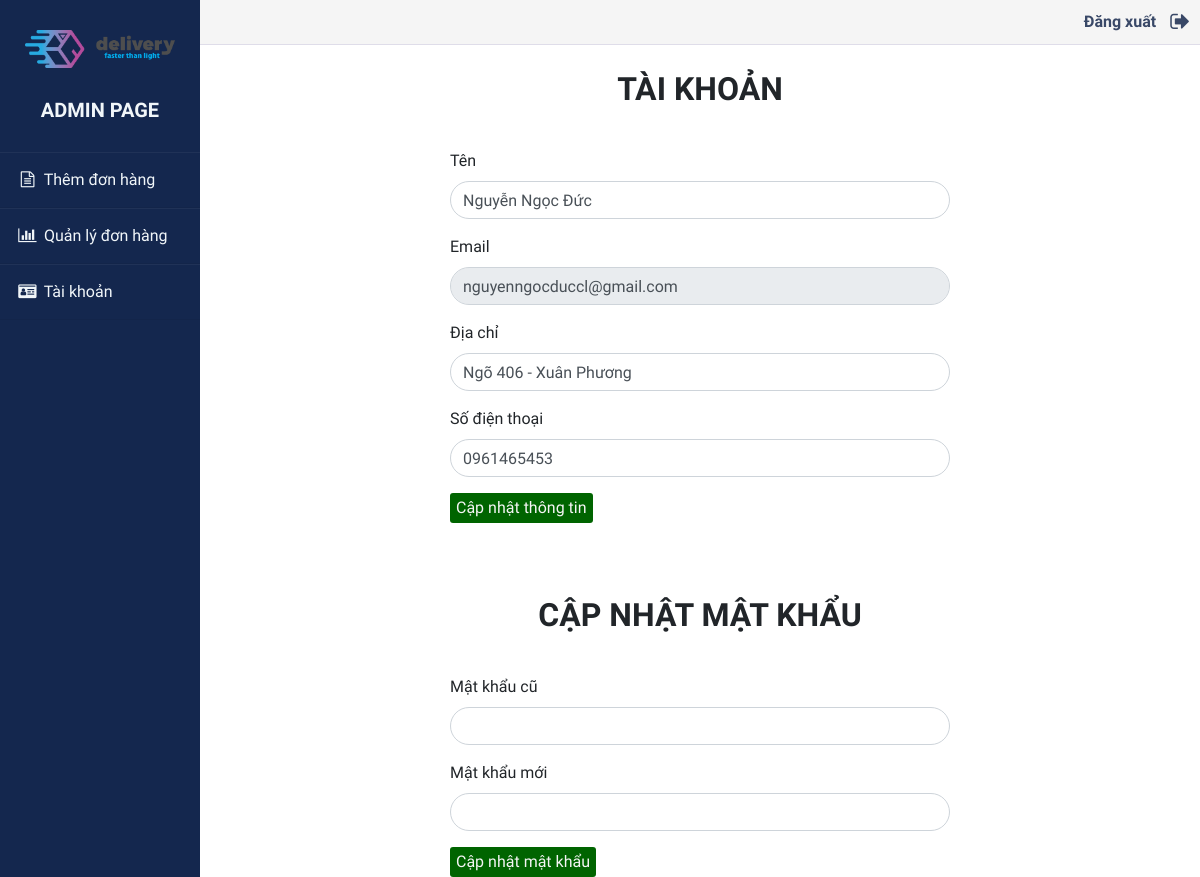
The page /admin/account.php (signed in) on the database its author committed.
### tables this page shows
CREATE TABLE `user` (
  `id` int(11) NOT NULL,
  `name` varchar(255) NOT NULL,
  `email` varchar(255) NOT NULL,
  `password` varchar(255) NOT NULL,
  `address` varchar(255) NOT NULL,
  `phoneNumber` varchar(255) NOT NULL,
  `role` varchar(255) NOT NULL
);

### model/user.php (called while the page is built, shortened)
<?php
include_once 'dao.php';
class User {
    private $db;
    function __construct()
    {
        $this->db = new DAO();
    }
    function getUserByID($id){
        $sql = "SELECT * FROM `user` WHERE id = $id";
        $result = $this->db->fetchAll($sql);
        return $result[0];
    }
}
?>

### model/dao.php (called while the page is built, shortened)
<?php
class DAO {
    private $conn;
    function __construct()
    {
        $this->conn = new mysqli('localhost', 'root', '', 'delivery');
    }
    function query($sql){
        return $this->conn->query($sql);
    }
    function fetchAll($sql){
        $ar = array();
        $result = $this->query($sql);
        while($row = $result->fetch_array()){
            $ar[] = $row;
        }
        return $ar;
    }
}
?>

### admin/account.php (the view, shortened to what this page needs)
<!doctype html>
<html lang="en">
<head>
    <link rel="stylesheet" href="https://stackpath.bootstrapcdn.com/bootstrap/4.3.1/css/bootstrap.min.css"
>
    <link rel="stylesheet" href="./style/account.css">
    <link rel="stylesheet" href="https://maxcdn.bootstrapcdn.com/font-awesome/4.7.0/css/font-awesome.min.css">
</head>
<body>
    <div class="wrapper">
        <div class="sidebar">
            <a href="./../index.php"><img src="../images/logo.png" width="150px"></a>
            <h5>Admin Page</h5>
            <ul>
                <li>
                    <a href="add.php"><i class="fa fa-file-text-o fa-fw" aria-hidden="true"></i>
                        Thêm đơn hàng
                    </a>
                </li>
                <li>
                    <a href="admin.php"><i class="fa fa-bar-chart-o fa-fw" aria-hidden="true"></i>
                        Quản lý đơn hàng
                    </a>
                </li>
                <li>
                    <a href="account.php"><i class="fa fa-id-card fa-fw" aria-hidden="true"></i>
                        Tài khoản
                    </a>
                </li>
            </ul>
        </div>
        <div class="main-content">
            <div class="header-bar">
                <div class="btn-exit">
                    <a href="./php/handler-logout.php"><strong>Đăng xuất</strong>
                        <i class="fa fa-sign-out fa-lg" aria-hidden="true" style="margin-left: 10px;"></i>
                    </a>
                </div>
            </div>
            <div class="title">
                <p>
                    Tài khoản
                </p>
            </div>
            <div class="content">
                <?php
                require_once $_SERVER['DOCUMENT_ROOT'].'/delivery/model/user.php';
                $user = new User();
                $userArr = $user->getUserByID($_SESSION['id']);
                ?>
                <form action="./php/handler-update-info.php" method="POST">
                    <div class="form-group">
                        <label for="name">Tên</label>
                        <input style="border-radius: 20px;" type="text" class="form-control" name="name" id=""
                            aria-describedby="helpId" value="<?php echo $userArr['name'] ?>" require>
                    </div>
                    <div class="form-group">
                        <label for="email">Email</label>
                        <input style="border-radius: 20px;" type="email" class="form-control" name="email" id=""
                            aria-describedby="helpId" value="<?php echo $userArr['email'] ?>" readonly>
                    </div>
                    <div class="form-group">
                        <label for="address">Địa chỉ</label>
                        <input style="border-radius: 20px;" type="text" class="form-control" name="address" id="address"
                            aria-describedby="helpId" value="<?php echo $userArr['address'] ?>">
                    </div>
                    <div class="form-group">
                        <label for="phoneNumber">Số điện thoại</label>
                        <input style="border-radius: 20px;" type="text" class="form-control" name="phoneNumber"
                            id="phoneNumber" aria-describedby="helpId" value="<?php echo $userArr['phoneNumber'] ?>">
                    </div>
                    <button id="update-info" name="update-info" type="submit" class="btn-update">Cập nhật thông
                        tin</button>
                    <br>
                    <br>
                    <br>
                    <div class="title">
                        <p>
                            Cập nhật mật khẩu
                        </p>
                    </div>
                    <div class="form-group">
                        <label for="old-password">Mật khẩu cũ</label>
                        <input style="border-radius: 20px;" type="password" class="form-control" name="old-password"
                            id="" aria-describedby="helpId">
                    </div>
                    <div class="form-group">
                        <label for="new-password">Mật khẩu mới</label>
                        <input style="border-radius: 20px;" type="password" class="form-control" name="new-password"
                            id="" aria-describedby="helpId">
                    </div>
                    <button id="update-password" name="update-password" type="submit" class="btn-update">Cập nhật mật
                        khẩu</button>
                </form>
            </div>
        </div>
    </div>
</body>
</html>

### admin/style/account.css (style rules this page uses)
body { font-family: 'Varela Round', sans-serif !important; }
.wrapper { display: flex; position: relative; }
.wrapper .sidebar { position: fixed; width: 200px; height: 100%; background-color: #14274e; padding: 30px 0px; }
.wrapper .sidebar img { margin-bottom: 30px; margin-left: 25px; margin-right: 25px; }
.wrapper .sidebar h5 { color: #f1f6f9; text-transform: uppercase; text-align: center; margin-bottom: 30px; font-weight: bolder; }
.wrapper .sidebar ul { list-style-type: none; padding: 0; }
.wrapper .sidebar ul li { padding: 15px; border-bottom: 1px solid #bdb8d7; border-bottom: 1px solid rgba(0, 0, 0, 0.05); border-top: 1px solid rgba(255, 255, 255, 0.05); }
.wrapper .sidebar ul li a { color: #f1f6f9; display: block; }
.wrapper .sidebar ul li a .fa { width: 25px; }
.wrapper .main-content { width: 100%; margin-left: 200px; }
.wrapper .main-content .header-bar { width: 100%; padding: 10px; background-color: whitesmoke; padding: auto 20px auto 20px; display: flex; border-bottom: 1px solid #dfdde9; }
.wrapper .main-content .header-bar .btn-exit a { margin-left: auto; margin-right: 0; color: #394867; }
.wrapper .main-content .title { width: 100%; padding: 20px 0; }
.wrapper .main-content .title p { text-align: center; font-size: 32px; font-weight: 800; text-transform: uppercase; }
.wrapper .main-content .content { margin: 0px auto; width: 50%; display: block; }
.wrapper .main-content .content .btn-update { border: 0; border-radius: 3px; height: 30px; background-color: darkgreen; color: whitesmoke; }

### rows shown on the page
user: name "Nguyễn Ngọc Đức", email "nguyenngocduccl@gmail.com", address "Ngõ 406 - Xuân Phương", phoneNumber "0961465453"
